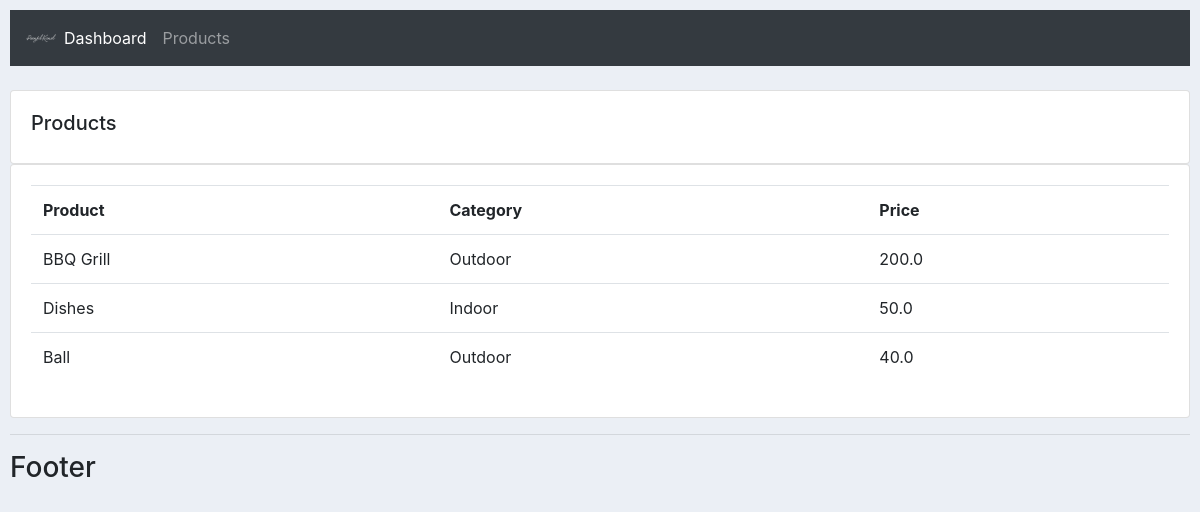
Screenshot of /products/ with the database file from the repository.
### accounts/models.py (models this page shows, shortened)
class Product(models.Model):
    CATEGORY = (
        ('Indoor', 'Indoor'),
        ('Outdoor', 'Outdoor'),
    )
    name = models.CharField(max_length=200, null=True)
    price = models.FloatField(null=True)
    category = models.CharField(max_length=200, null=True, choices=CATEGORY)
    description = models.CharField(max_length=200, null=True, blank=True)
    date_created = models.DateTimeField(auto_now_add=True)
    tags = models.ManyToManyField(Tag)

### accounts/views.py (the view)
# urls.py: path('products/',views.products, name="products"),
def products(request):
    products = Product.objects.all()
    return render(request,'accounts/products.html', {'products': products})

### accounts/templates/accounts/products.html
{% extends 'accounts/main.html' %}
{% block content %}
<br>
	<div class="row">
		<div class="col-md">
			<div class="card card-body">
				<h5>Products</h5>
			</div>
			<div class="card card-body">
				<table class="table">
					<tr>
						<th>Product</th>
						<th>Category</th>
						<th>Price</th>
					</tr>
					{% for i in products %}
						<tr>
							<td>{{ i.name }}</td>
							<td>{{ i.category }}</td>
							<td>{{ i.price }}</td>
						</tr>
					{% endfor %}
				</table>
			</div>
		</div>
	</div>
{% endblock %}

### static/css/main.css (style rules this page uses)
body { background-color: #ebeff5; padding: 10px; }

### rows the page displays
Product: name "BBQ Grill", category "Outdoor", price "200.0"
Product: name "Dishes", category "Indoor", price "50.0"
Product: name "Ball", category "Outdoor", price "40.0"
